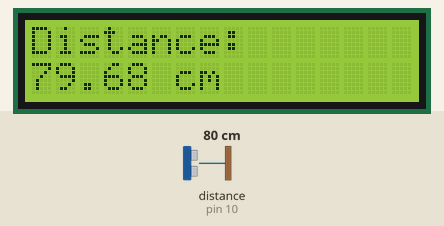
Recording of a sketch running on a simulated Arduino Uno, built with avr-gcc and run on an emulated ATmega328P. On the bench: 16×2 character LCD. Wiring (inferred from the names in the program): ultrasonic range finder: trigger pin 9; echo pin 10. The inputs (shaded band) are chosen by the test bench; at power-on: distance to the obstacle (sensor on pin 10) 80 cm. The echo pulse lasts 58.3 µs per cm; what the sketch prints to the serial monitor is not drawn.

Above: at 1.2 s.
1.3 s: distance to the obstacle (sensor on pin 10) set to 4 cm
At 2.9 s:
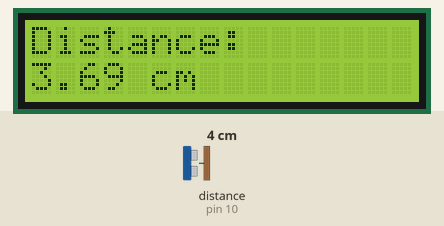
3.6 s: distance to the obstacle (sensor on pin 10) set to 2 cm
At 4.0 s:
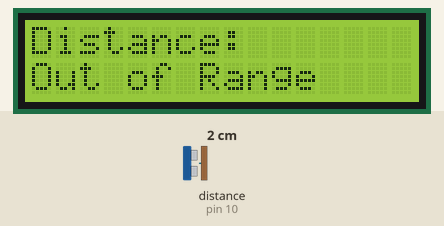
6.6 s: distance to the obstacle (sensor on pin 10) set to 299 cm
At 9.8 s:
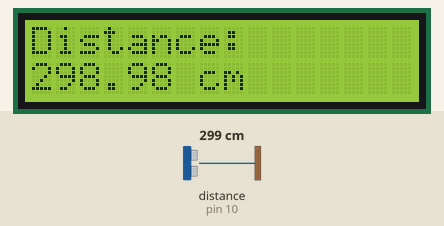
Timing chart, 0 to 11.3 s (numbered marks = the images above; inputs shaded):
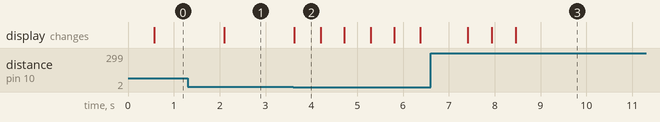

Measured:
- the behaviour switches between 3 and 2 cm on distance to the obstacle (sensor on pin 10) (found by bisection; images 1 and 2)
- after the input at 1.3 s, the display: changes after 0.80 s (image 1)
- after the input at 3.6 s, the display: changes at once (image 2)
- after the input at 6.6 s, the display: first changes after 0.81 s (image 3 shows a later state)
- what the display in image 2 shows lasts 0.6 s, from 3.6 s to 4.2 s

The sketch:

ultrasoniconlcd.ino
```cpp
/*This is the Ultrasonic on LCD Program.
In this program, the LCD will display a value of the distance that is being measured
by the sensor.*/

#define trigPin 9
#define echoPin 10

// Include the LiquidCrystal library for displaying results on an LCD
#include <LiquidCrystal.h>

// Define the pin connections for the LCD
const int rs = 12, en = 11, d4 = 5, d5 = 4, d6 = 3, d7 = 2;
LiquidCrystal lcd(rs, en, d4, d5, d6, d7);

float duration, distance;

void setup() {
// Initialize the serial communication
Serial.begin(9600);
// Set the trigger pin as an output and the echo pin as an input
pinMode(trigPin, OUTPUT);
pinMode(echoPin, INPUT);
  lcd.begin(16, 2);


}

void loop() {
// Send a short LOW pulse to the trigger pin to start a measurement
digitalWrite(trigPin, LOW);
delayMicroseconds(2);
digitalWrite(trigPin, HIGH);
delayMicroseconds(20);
digitalWrite(trigPin, LOW);

// Measure the duration of the pulse on the echo pin
duration = pulseIn(echoPin, HIGH);
// Calculate the distance based on the duration and the speed of sound
distance = (duration /2 ) * 0.0343;

// Print the distance to the serial monitor
Serial.print("Distance: ");

// If the distance is out of range, print an error message
if (distance >= 400 || distance <= 2) {
  Serial.println("Out od Range");
} else {
  // Otherwise, print the distance in centimeters
  Serial.print(distance);
  Serial.println(" cm");
  delay(500);
}
// Clear the LCD display and set the cursor to the top left corner
lcd.clear();
lcd.setCursor(0,0);
lcd.print("Distance: ");
// If the distance is out of range, print an error message
if (distance >= 400 || distance <= 2) {
  lcd.setCursor(0,1);
  lcd.print("Out of Range");
} else {
  lcd.setCursor(0,1);
  lcd.print(distance);
  lcd.print(" cm");
}
}
```
